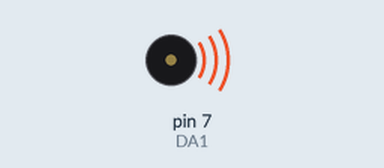
The sketch below on a simulated Arduino Uno, built with avr-gcc and run on an emulated ATmega328P. Shown: buzzer (waves = sounding). What the sketch prints to the serial monitor is not drawn.

Above: at 0.2 s.
At 9.5 s:
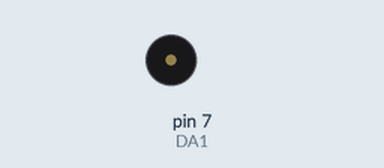
Timing chart, 0 to 14.4 s (numbered marks = the images above):
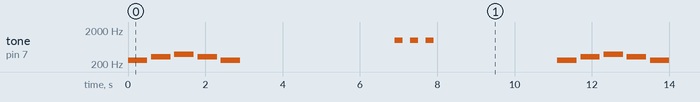

The sketch:

buzzer_led_test.ino
```cpp
const int DA1 = 7;  // LED/警報信号

void setup() {
  Serial.begin(9600);
  pinMode(DA1, OUTPUT);
  Serial.println("Buzzer/LED Test Started");
}

void buzzTone(int frequency, int duration) {
  tone(DA1, frequency, duration);
  delay(duration);
  noTone(DA1);
}

void blinkLED(int times, int delayTime) {
  for (int i = 0; i < times; i++) {
    digitalWrite(DA1, HIGH);
    delay(delayTime);
    digitalWrite(DA1, LOW);
    delay(delayTime);
  }
}

void loop() {
  Serial.println("Testing Buzzer - Playing ドミソミド");

  buzzTone(262, 500);  // ド (C)
  delay(100);
  buzzTone(330, 500);  // ミ (E)
  delay(100);
  buzzTone(392, 500);  // ソ (G)
  delay(100);
  buzzTone(330, 500);  // ミ (E)
  delay(100);
  buzzTone(262, 500);  // ド (C)

  delay(1000);

  Serial.println("Testing LED - Blinking pattern");
  blinkLED(5, 200);

  delay(1000);

  Serial.println("Testing combined - Buzzer + LED");
  for (int i = 0; i < 3; i++) {
    digitalWrite(DA1, HIGH);
    buzzTone(1000, 200);
    digitalWrite(DA1, LOW);
    delay(200);
  }

  delay(3000);
}
```

Measured:
- by itself, tone on pin 7 (DA1): repeats every 11.1 s: silent 0.10 s, 330 Hz 0.50 s, silent 0.10 s, 392 Hz 0.50 s, silent 0.10 s, 330 Hz 0.50 s, silent 0.10 s, 262 Hz 0.50 s, silent 4.0 s, 2 × (1000 Hz 0.20 s, silent 0.20 s), 1000 Hz 0.20 s, silent 3.2 s, 262 Hz 0.50 s
